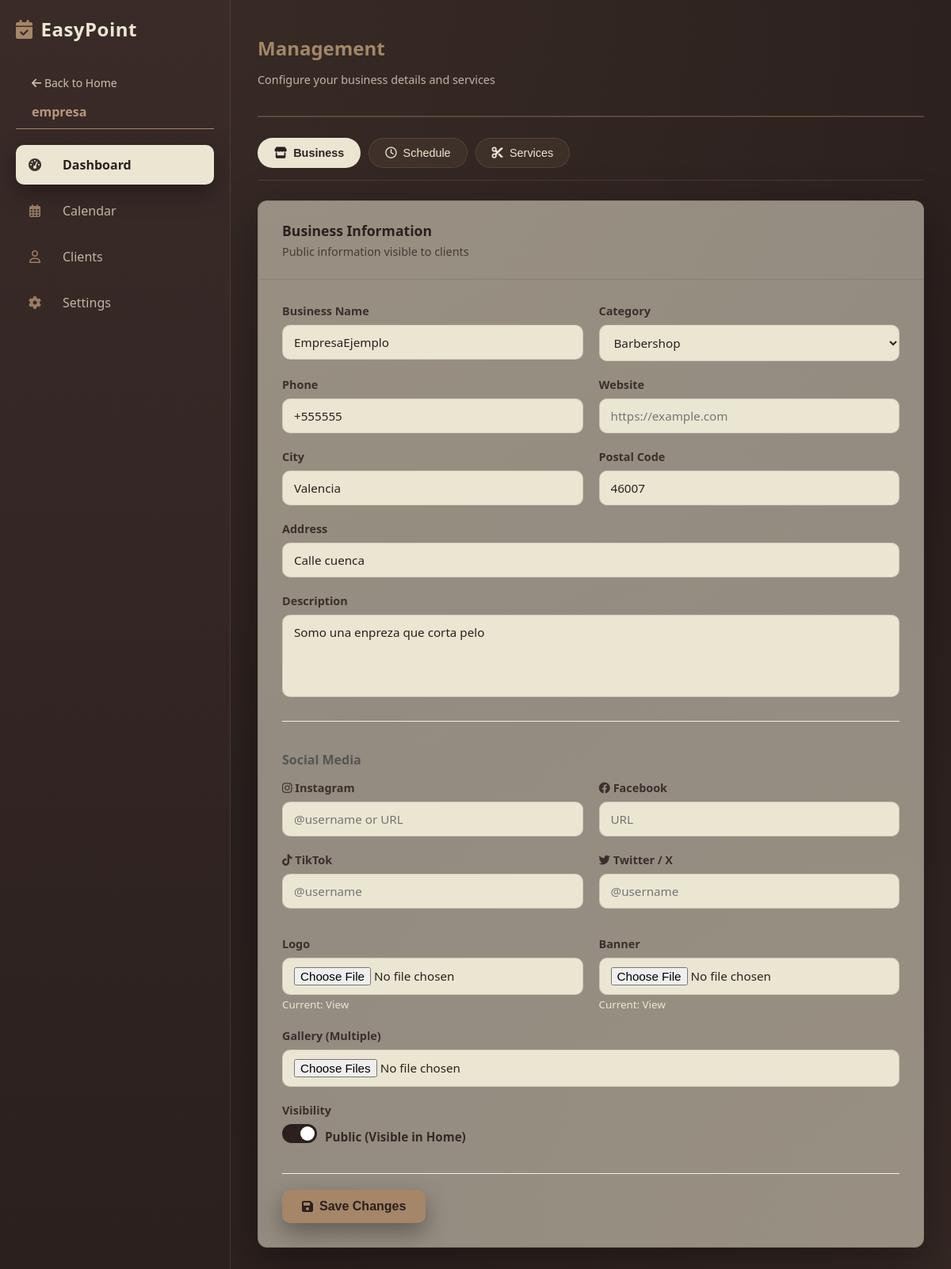
Before: /views/dashboard.php (signed in) with the older database file.
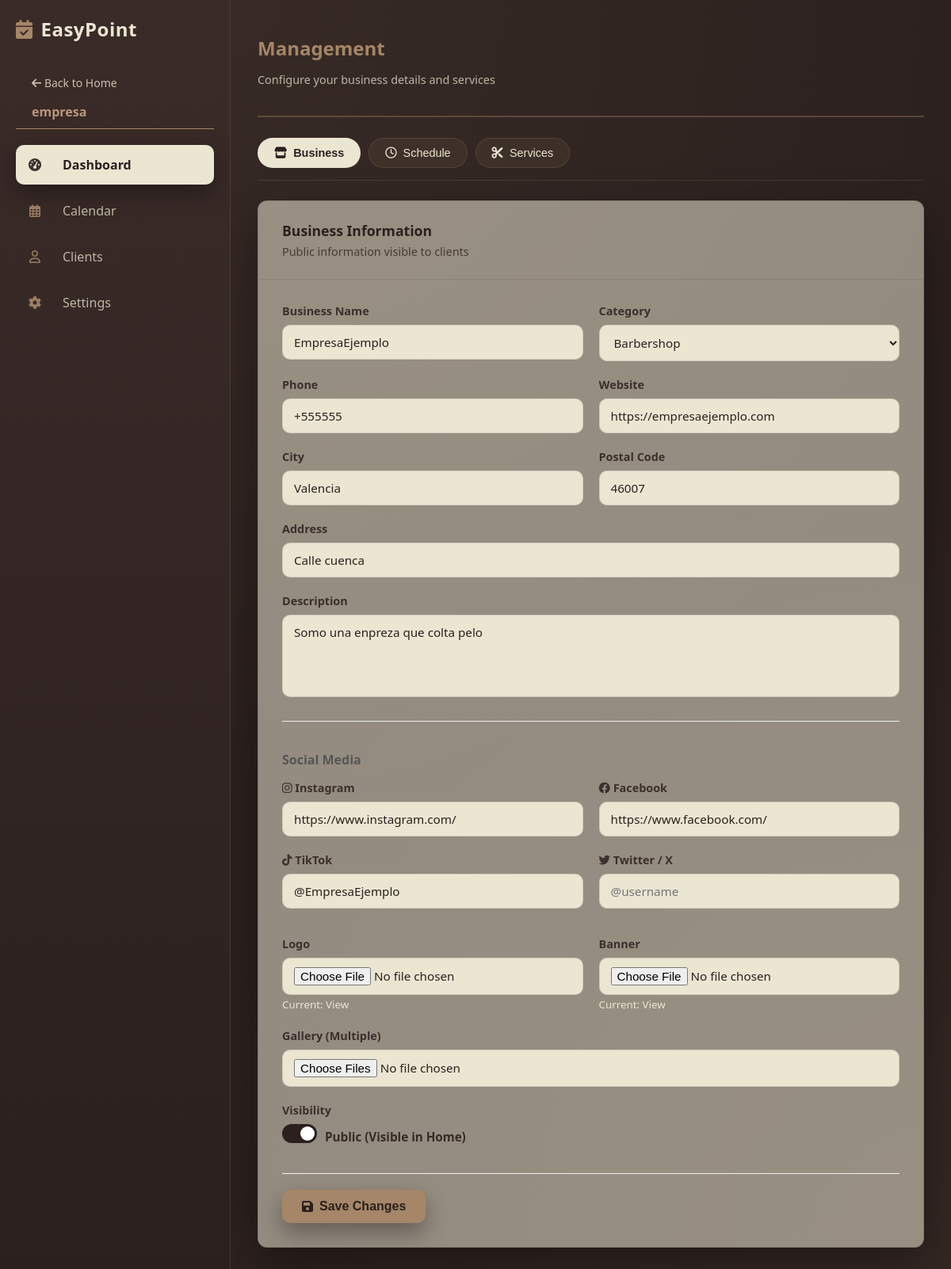
After: the same page with the newer database file.
### tables this page shows
CREATE TABLE `business_profiles` (
  `id` int NOT NULL,
  `user_id` int NOT NULL,
  `description` text,
  `business_type` varchar(50) DEFAULT 'General',
  `logo_url` varchar(255) DEFAULT NULL,
  `banner_url` varchar(255) DEFAULT NULL,
  `opening_hours` json DEFAULT NULL,
  `website` varchar(100) DEFAULT NULL,
  `instagram_link` varchar(255) DEFAULT NULL,
  `facebook_link` varchar(255) DEFAULT NULL,
  `twitter_link` varchar(255) DEFAULT NULL,
  `tiktok_link` varchar(255) DEFAULT NULL,
  `created_at` timestamp NULL DEFAULT CURRENT_TIMESTAMP,
  `updated_at` timestamp NULL DEFAULT CURRENT_TIMESTAMP ON UPDATE CURRENT_TIMESTAMP,
  `is_public` tinyint(1) DEFAULT '0'
);

CREATE TABLE `users` (
  `id` int NOT NULL,
  `username` varchar(50) NOT NULL,
  `email` varchar(100) NOT NULL,
  `password` varchar(255) NOT NULL,
  `role` enum('admin','user','store') DEFAULT 'user',
  `is_confirmed` tinyint(1) DEFAULT '0',
  `token` varchar(100) DEFAULT NULL,
  `created_at` timestamp NULL DEFAULT CURRENT_TIMESTAMP,
  `business_name` varchar(100) DEFAULT NULL,
  `address` varchar(255) DEFAULT NULL,
  `postal_code` varchar(10) DEFAULT NULL,
  `phone` varchar(20) DEFAULT NULL,
  `city` varchar(100) DEFAULT NULL
);

### models/user.php (called while the page is built, shortened)
<?php
require_once __DIR__ . '/Database.php';
class User
{
    private $conn;
    private $table_name = "users";
    public function __construct()
    {
        $database = new Database();
        $this->conn = $database->getConnection();
    }
    public function getFullProfile($userId)
    {
        $query = "SELECT u.*,
                     bp.id as business_profile_id,
                     bp.description, bp.business_type, bp.logo_url, bp.banner_url,
                     bp.opening_hours, bp.is_public,
                     bp.website, bp.instagram_link, bp.facebook_link, bp.twitter_link, bp.tiktok_link
              FROM " . $this->table_name . " u
              LEFT JOIN business_profiles bp ON u.id = bp.user_id
              WHERE u.id = :id LIMIT 1";
        $stmt = $this->conn->prepare($query);
        $stmt->bindParam(":id", $userId);
        $stmt->execute();
        return $stmt->fetch(PDO::FETCH_ASSOC);
    }
}
?>

### models/Database.php (called while the page is built, shortened)
<?php
class Database
{
    private $host;
    private $db_name;
    private $username;
    private $password;
    public function __construct()
    {
        $this->host = DB_HOST;
        $this->db_name = DB_NAME;
        $this->username = DB_USER;
        $this->password = DB_PASS;
    }
    public function getConnection()
    {
        $this->conn = null;
        try {
            $this->conn = new PDO(
                "mysql:host=" . $this->host . ";dbname=" . $this->db_name . ";charset=utf8mb4",
                $this->username,
                $this->password
            );
            $this->conn->setAttribute(PDO::ATTR_ERRMODE, PDO::ERRMODE_EXCEPTION);
        } catch (PDOException $exception) {
            error_log("Connection error: " . $exception->getMessage());
        }
        return $this->conn;
    }
}

### views/dashboard.php (the view, shortened to what this page needs)
<?php
require_once dirname(__DIR__) . '/models/user.php';
$userModel = new User();
$userData = $userModel->getFullProfile($_SESSION['user_id']);
$role = $_SESSION['role'] ?? 'user';
$dashboardClass = ($role === 'store' || $role === 'admin') ? 'main-view' : 'main-view hidden';
?>
<!DOCTYPE html>
<html lang="en">
<head>
    <link href="https://cdnjs.cloudflare.com/ajax/libs/font-awesome/6.0.0-beta3/css/all.min.css" rel="stylesheet">
    <link rel="stylesheet" href="/public/css/styles-dashboard.css">
</head>
<body>
    <aside class="sidebar" id="sidebar">
        <div class="logo">
            <i class="fas fa-calendar-check"></i>
            <span class="logo-text">EasyPoint</span>
        </div>
        <div style="padding: 0 20px; margin-bottom: 5px;">
            <a href="index.php" style="font-size: 14px; opacity: 0.8;"><i class="fas fa-arrow-left"></i> <span
                    class="menu-text">Back to Home</span></a>
        </div>
        <nav>
            <div class="debug-info">
                <?php echo htmlspecialchars($_SESSION['username'] ?? 'N/A'); ?> <br>
            </div>
            <?php if (isset($_SESSION['user_id']) && $_SESSION['role'] === 'user'): ?>
                <a href="#" class="menu-item active" onclick="switchMainView(event, 'view-appointments')">
                    <i class="far fa-clock"></i><span class="menu-text">Appointments</span>
                </a>
                <a href="#" class="menu-item" onclick="switchMainView(event, 'view-settings')">
                    <i class="fas fa-cog"></i><span class="menu-text">Settings</span>
                </a>
            <?php elseif (isset($_SESSION['user_id']) && ($_SESSION['role'] === 'store' || $_SESSION['role'] === 'admin')): ?>
                <a href="#" class="menu-item active" onclick="switchMainView(event, 'view-dashboard')">
                    <i class="fas fa-tachometer-alt"></i><span class="menu-text">Dashboard</span>
                </a>
                <a href="#" class="menu-item" onclick="switchMainView(event, 'view-calendar')">
                    <i class="far fa-calendar-alt"></i><span class="menu-text">Calendar</span>
                </a>
                <?php if ($_SESSION['role'] === 'store'): ?>
                    <a href="#" class="menu-item" onclick="switchMainView(event, 'view-clients')">
                        <i class="far fa-user"></i><span class="menu-text">Clients</span>
                    </a>
                <?php endif; ?>
                <a href="#" class="menu-item" onclick="switchMainView(event, 'view-settings')">
                    <i class="fas fa-cog"></i><span class="menu-text">Settings</span>
                </a>
            <?php endif; ?>
        </nav>
    </aside>
    <main class="content">
        <div id="view-dashboard" class="<?php echo $dashboardClass; ?>">
            <header class="header">
                <div class="header-text">
                    <h1 class="page-title">Management</h1>
                    <p class="page-subtitle">Configure your business details and services</p>
                </div>
            </header>
            <div class="settings-tabs">
                <button class="tab-btn active" onclick="openTab(event, 'business')">
                    <i class="fas fa-store"></i> Business
                </button>
                <button class="tab-btn" onclick="openTab(event, 'schedule')">
                    <i class="far fa-clock"></i> Schedule
                </button>
                <button class="tab-btn" onclick="openTab(event, 'notifications')">
                    <i class="fas fa-cut"></i> Services
                </button>
            </div>
            <div id="business" class="tab-content active-content">
                <section class="settings-card">
                    <div class="card-header">
                        <h3>Business Information</h3>
                        <p>Public information visible to clients</p>
                    </div>
                    <form class="settings-form" id="business-form" enctype="multipart/form-data">
                        <div class="form-row">
                            <div class="form-group half">
                                <label>Business Name</label>
                                <input type="text" name="business_name"
                                    value="<?php echo htmlspecialchars($userData['business_name'] ?? ''); ?>"
                                    class="form-input" required>
                            </div>
                            <div class="form-group half">
                                <label>Category</label>
                                <select name="business_type" class="form-input">
                                    <?php
                                    $currentType = $userData['business_type'] ?? 'General';
                                    $types = ['Hair Salon', 'Barbershop', 'Nail Salon', 'Hair Removal', 'Eyebrows & Lashes', 'Skincare', 'Massage', 'Makeup', 'General'];
                                    ?>
                                    <?php foreach ($types as $type): ?>
                                        <option value="<?php echo $type; ?>" <?php echo ($currentType === $type) ? 'selected' : ''; ?>>
                                            <?php echo $type; ?>
                                        </option>
                                    <?php endforeach; ?>
                                </select>
                            </div>
                        </div>
                        <div class="form-row">
                            <div class="form-group half">
                                <label>Phone</label>
                                <input type="text" name="phone"
                                    value="<?php echo htmlspecialchars($userData['phone'] ?? ''); ?>"
                                    class="form-input">
                            </div>
                            <div class="form-group half">
                                <label>Website</label>
                                <input type="text" name="website"
                                    value="<?php echo htmlspecialchars($userData['website'] ?? ''); ?>"
                                    placeholder="https://example.com" class="form-input">
                            </div>
                        </div>
                        <div class="form-row">
                            <div class="form-group half">
                                <label>City</label>
                                <input type="text" name="city"
                                    value="<?php echo htmlspecialchars($userData['city'] ?? ''); ?>" class="form-input">
                            </div>
                            <div class="form-group half">
                                <label>Postal Code</label>
                                <input type="text" name="postal_code"
                                    value="<?php echo htmlspecialchars($userData['postal_code'] ?? ''); ?>"
                                    class="form-input">
                            </div>
                        </div>
                        <div class="form-group">
                            <label>Address</label>
                            <input type="text" name="address"
                                value="<?php echo htmlspecialchars($userData['address'] ?? ''); ?>" class="form-input">
                        </div>
                        <div class="form-group">
                            <label>Description</label>
                            <textarea name="description" rows="4"
                                class="form-input"><?php echo htmlspecialchars($userData['description'] ?? ''); ?></textarea>
                        </div>
                        <div style="margin: 25px 0 15px 0; border-top: 1px solid #eee; padding-top: 15px;">
                            <h4 style="margin-bottom: 15px; color: #555;">Social Media</h4>
                            <div class="form-row">
                                <div class="form-group half">
                                    <label><i class="fab fa-instagram"></i> Instagram</label>
                                    <input type="text" name="instagram"
                                        value="<?php echo htmlspecialchars($userData['instagram_link'] ?? ''); ?>"
                                        placeholder="@username or URL" class="form-input">
                                </div>
                                <div class="form-group half">
                                    <label><i class="fab fa-facebook"></i> Facebook</label>
                                    <input type="text" name="facebook"
                                        value="<?php echo htmlspecialchars($userData['facebook_link'] ?? ''); ?>"
                                        placeholder="URL" class="form-input">
                                </div>
                            </div>
                            <div class="form-row">
                                <div class="form-group half">
                                    <label><i class="fab fa-tiktok"></i> TikTok</label>
                                    <input type="text" name="tiktok"
                                        value="<?php echo htmlspecialchars($userData['tiktok_link'] ?? ''); ?>"
                                        placeholder="@username" class="form-input">
                                </div>
                                <div class="form-group half">
                                    <label><i class="fab fa-twitter"></i> Twitter / X</label>
                                    <input type="text" name="twitter"
                                        value="<?php echo htmlspecialchars($userData['twitter_link'] ?? ''); ?>"
                                        placeholder="@username" class="form-input">
                                </div>
                            </div>
                        </div>
                        <div class="form-row">
                            <div class="form-group half">
                                <label>Logo</label>
                                <input type="file" name="logo" accept="image/*" class="form-input">
                                <?php if (!empty($userData['logo_url'])): ?>
                                    <small>Current: <a href="public/<?php echo $userData['logo_url']; ?>"
                                            target="_blank">View</a></small>
                                <?php endif; ?>
                            </div>
                            <div class="form-group half">
                                <label>Banner</label>
                                <input type="file" name="banner" accept="image/*" class="form-input">
                                <?php if (!empty($userData['banner_url'])): ?>
                                    <small>Current: <a href="public/<?php echo $userData['banner_url']; ?>"
                                            target="_blank">View</a></small>
                                <?php endif; ?>
                            </div>
                        </div>
                        <div class="form-group">
                            <label>Gallery (Multiple)</label>
                            <input type="file" name="gallery[]" accept="image/*" multiple class="form-input">
                        </div>
                        <div class="form-group">
                            <label>Visibility</label>
                            <div class="day-toggle" style="display:flex; align-items:center; gap:10px;">
                                <label class="switch">
                                    <span class="slider round"></span>
                                </label>
                                <span class="day-name">Public (Visible in Home)</span>
                            </div>
                        </div>
                        <div class="form-actions">
                            <button type="submit" class="btn-save-1"><i class="fas fa-save"></i> Save Changes</button>
                        </div>
                    </form>
                </section>
            </div>
        </div>
    </main>
</body>
</html>

Changed rows visible on the page:
changed business_profiles "Barbershop": website (not shown) → "https://empresaejemplo.com"; description "Somo una enpreza que corta pelo" → "Somo una enpreza que colta pelo"; instagram (not shown) → "https://www.instagram.com/"; facebook (not shown) → "https://www.facebook.com/"; tiktok (not shown) → "@EmpresaEjemplo"
